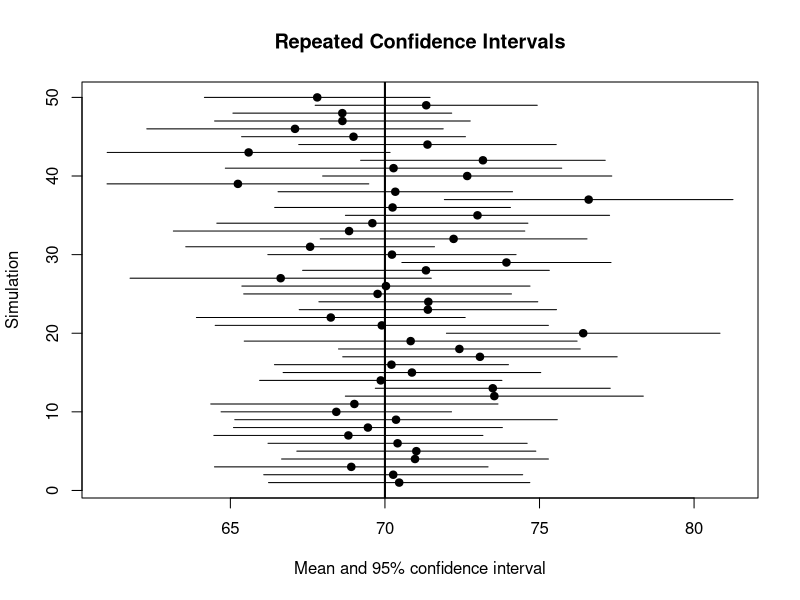

R code for this plot:
## ---- chunk 1
options(
  digits = 4,
  scipen = 999,
  width = 90
)

set.seed(20260714)

knitr::opts_chunk$set(
  echo = TRUE,
  message = FALSE,
  warning = TRUE,
  error = FALSE,
  comment = "#>",
  collapse = TRUE,
  fig.align = "centre",
  fig.width = 7,
  fig.height = 5
)
## ---- chunk 2
student_data <- read.csv(
  "data/student_scores.csv",
  stringsAsFactors = FALSE
)

final_scores <- student_data$final_score
## ---- chunk 3
sample_mean <- mean(
  final_scores,
  na.rm = TRUE
)

sample_mean
## ---- chunk 4
observed_scores <- final_scores[
  !is.na(final_scores)
]

sample_size <- length(
  observed_scores
)

sample_sd <- sd(
  observed_scores
)

standard_error <-
  sample_sd /
  sqrt(sample_size)

standard_error
## ---- chunk 5
confidence_level <- 0.95

alpha <- 1 -
  confidence_level

critical_t <- qt(
  1 -
    alpha / 2,
  df =
    sample_size - 1
)

margin_of_error <-
  critical_t *
  standard_error

confidence_interval <- c(
  lower =
    sample_mean -
    margin_of_error,
  upper =
    sample_mean +
    margin_of_error
)

confidence_interval
## ---- chunk 6
mean_interval_test <- t.test(
  observed_scores,
  conf.level = 0.95
)

mean_interval_test
## ---- chunk 7
data.frame(
  estimate =
    unname(
      mean_interval_test$estimate
    ),
  lower =
    mean_interval_test$conf.int[1],
  upper =
    mean_interval_test$conf.int[2],
  confidence_level =
    attr(
      mean_interval_test$conf.int,
      "conf.level"
    )
)
## ---- chunk 8
confidence_levels <- c(
  0.90,
  0.95,
  0.99
)

intervals_by_level <- lapply(
  confidence_levels,
  function(level) {
    test_result <- t.test(
      observed_scores,
      conf.level = level
    )

    data.frame(
      confidence_level = level,
      lower =
        test_result$conf.int[1],
      upper =
        test_result$conf.int[2],
      width =
        diff(
          test_result$conf.int
        )
    )
  }
)

do.call(
  rbind,
  intervals_by_level
)
## ---- chunk 9
population <- rnorm(
  100000,
  mean = 70,
  sd = 12
)

sample_sizes <- c(
  20,
  50,
  200
)

interval_widths <- lapply(
  sample_sizes,
  function(current_size) {
    selected_sample <- sample(
      population,
      size = current_size
    )

    test_result <- t.test(
      selected_sample
    )

    data.frame(
      sample_size =
        current_size,
      estimate =
        mean(
          selected_sample
        ),
      lower =
        test_result$conf.int[1],
      upper =
        test_result$conf.int[2],
      width =
        diff(
          test_result$conf.int
        )
    )
  }
)

do.call(
  rbind,
  interval_widths
)
## ---- chunk 10
pass_status <-
  student_data$final_score >= 50

number_passing <- sum(
  pass_status,
  na.rm = TRUE
)

number_observed <- sum(
  !is.na(
    pass_status
  )
)

sample_proportion <-
  number_passing /
  number_observed

sample_proportion
## ---- chunk 11
critical_z <- qnorm(
  0.975
)

proportion_se <- sqrt(
  sample_proportion *
    (
      1 -
      sample_proportion
    ) /
    number_observed
)

wald_interval <- c(
  lower =
    sample_proportion -
    critical_z *
    proportion_se,
  upper =
    sample_proportion +
    critical_z *
    proportion_se
)

wald_interval
## ---- chunk 12
proportion_test <- prop.test(
  x = number_passing,
  n = number_observed,
  conf.level = 0.95,
  correct = FALSE
)

proportion_test
## ---- chunk 13
exact_proportion_test <- binom.test(
  x = number_passing,
  n = number_observed,
  conf.level = 0.95
)

exact_proportion_test
## ---- chunk 14
selected_programmes <- student_data[
  student_data$programme %in%
    c(
      "Statistics",
      "Procurement"
    ),
]

two_group_test <- t.test(
  final_score ~ programme,
  data =
    selected_programmes,
  var.equal = FALSE,
  conf.level = 0.95
)

two_group_test
## ---- chunk 15
before_scores <- c(
  60,
  65,
  70,
  72,
  68,
  75
)

after_scores <- c(
  64,
  67,
  74,
  73,
  72,
  80
)

paired_interval <- t.test(
  after_scores,
  before_scores,
  paired = TRUE,
  conf.level = 0.95
)

paired_interval
## ---- chunk 16
population_mean <- 70
population_sd <- 12
sample_size <- 30
replications <- 2000

coverage_status <- replicate(
  replications,
  {
    current_sample <- rnorm(
      sample_size,
      mean = population_mean,
      sd = population_sd
    )

    interval <- t.test(
      current_sample,
      conf.level = 0.95
    )$conf.int

    interval[1] <=
      population_mean &&
      population_mean <=
      interval[2]
  }
)

mean(
  coverage_status
)
## ---- chunk 17
number_to_plot <- 50

interval_matrix <- replicate(
  number_to_plot,
  {
    current_sample <- rnorm(
      sample_size,
      mean = population_mean,
      sd = population_sd
    )

    test_result <- t.test(
      current_sample
    )

    c(
      estimate = mean(
        current_sample
      ),
      lower =
        test_result$conf.int[1],
      upper =
        test_result$conf.int[2]
    )
  }
)

interval_matrix <- t(
  interval_matrix
)

plot(
  interval_matrix[
    ,
    "estimate"
  ],
  seq_len(
    number_to_plot
  ),
  xlim = range(
    interval_matrix[
      ,
      c(
        "lower",
        "upper"
      )
    ]
  ),
  pch = 19,
  xlab = "Mean and 95% confidence interval",
  ylab = "Simulation",
  main = "Repeated Confidence Intervals"
)

segments(
  x0 =
    interval_matrix[
      ,
      "lower"
    ],
  y0 =
    seq_len(
      number_to_plot
    ),
  x1 =
    interval_matrix[
      ,
      "upper"
    ],
  y1 =
    seq_len(
      number_to_plot
    )
)

abline(
  v =
    population_mean,
  lwd = 2
)
## ---- chunk 18
set.seed(20260714)

bootstrap_means <- replicate(
  5000,
  mean(
    sample(
      observed_scores,
      size = length(
        observed_scores
      ),
      replace = TRUE
    )
  )
)

bootstrap_interval <- quantile(
  bootstrap_means,
  probs = c(
    0.025,
    0.975
  )
)

bootstrap_interval
## ---- chunk 19
data.frame(
  method = c(
    "t interval",
    "Bootstrap percentile"
  ),
  lower = c(
    mean_interval_test$conf.int[1],
    bootstrap_interval[1]
  ),
  upper = c(
    mean_interval_test$conf.int[2],
    bootstrap_interval[2]
  ),
  stringsAsFactors = FALSE
)
## ---- chunk 20
mean_confidence_interval <- function(
  x,
  confidence_level = 0.95
) {
  if (!is.numeric(x)) {
    stop(
      "`x` must be numeric.",
      call. = FALSE
    )
  }

  observed <- x[
    !is.na(x)
  ]

  if (length(observed) < 2L) {
    stop(
      "At least two observed values are required.",
      call. = FALSE
    )
  }

  result <- t.test(
    observed,
    conf.level =
      confidence_level
  )

  data.frame(
    n = length(observed),
    estimate =
      mean(observed),
    standard_error =
      sd(observed) /
      sqrt(
        length(observed)
      ),
    lower =
      result$conf.int[1],
    upper =
      result$conf.int[2],
    confidence_level =
      confidence_level
  )
}

mean_confidence_interval(
  final_scores
)
## ---- chunk 21
proportion_confidence_interval <- function(
  successes,
  trials,
  confidence_level = 0.95,
  method = c(
    "exact",
    "score"
  )
) {
  method <- match.arg(
    method
  )

  if (successes < 0 ||
      trials <= 0 ||
      successes > trials) {
    stop(
      "Counts are invalid.",
      call. = FALSE
    )
  }

  test_result <- if (
    method == "exact"
  ) {
    binom.test(
      successes,
      trials,
      conf.level =
        confidence_level
    )
  } else {
    prop.test(
      successes,
      trials,
      conf.level =
        confidence_level,
      correct = FALSE
    )
  }

  data.frame(
    successes =
      successes,
    trials =
      trials,
    estimate =
      successes /
      trials,
    lower =
      test_result$conf.int[1],
    upper =
      test_result$conf.int[2],
    confidence_level =
      confidence_level,
    method =
      method
  )
}

proportion_confidence_interval(
  number_passing,
  number_observed
)
